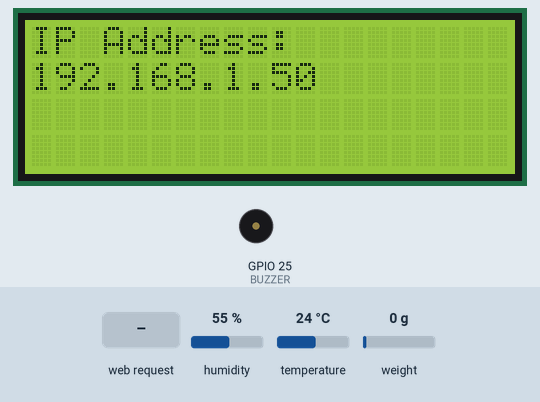
Simulated run of this sketch. Board: ESP32. Shown: 20×4 character LCD, buzzer (waves = sounding, pin HIGH). The test bench sets the inputs (shaded band); at power-on: humidity 55 %, temperature 24 °C, weight on the scale 0 g. WiFi joins after 1.5 s; servers stay silent unless stated; what the sketch prints to the serial monitor is not drawn.

Above: at 4.7 s.
4.8 s: HTTP request GET / received
At 5.7 s:
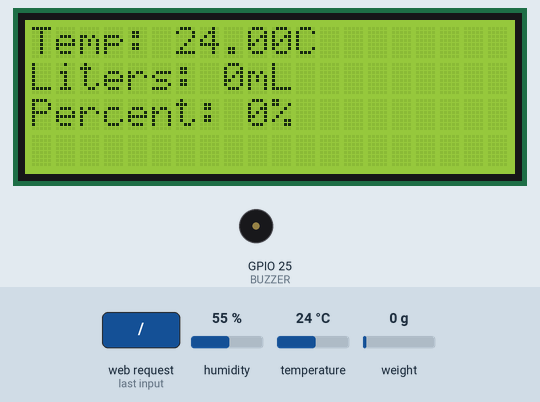
Timing chart, 0 to 7.8 s (numbered marks = the images above; inputs shaded):
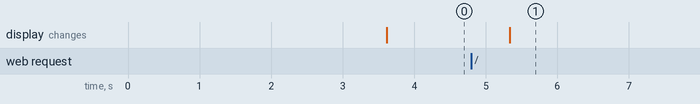

The sketch:

BIT_local.ino
```cpp
#include <WiFi.h>
#include <WebServer.h>
#include <LiquidCrystal_I2C.h>
#include "HX711.h"
#include <DHT.h>

const char *ssid = "Anandan";
const char *password = "12345678";

WebServer server(80);
LiquidCrystal_I2C lcd(0x27, 20, 4); // Adjust the I2C address if necessary
#define DOUT  23
#define CLK  19
#define BUZZER 25
HX711 scale;
#define DHTPIN 18
#define DHTTYPE DHT11
DHT dht(DHTPIN, DHTTYPE);

void setup() {
  Serial.begin(115200);
  lcd.init();
  lcd.backlight();
  pinMode(BUZZER, OUTPUT);
  Serial.println("Remove all weight from scale");
  scale.begin(DOUT, CLK);
  scale.set_scale();
  scale.tare();
  long zero_factor = scale.read_average();
  Serial.print("Zero factor: ");
  Serial.println(zero_factor);

  WiFi.mode(WIFI_STA);
  WiFi.begin(ssid, password);
  Serial.println("");

  while (WiFi.status() != WL_CONNECTED) {
    delay(500);
    Serial.print(".");
  }

  Serial.println("");
  Serial.print("Connected to ");
  Serial.println(ssid);
  Serial.print("IP address: ");
  Serial.println(WiFi.localIP());

  // Print IP address on LCD
  lcd.clear();
  lcd.setCursor(0, 0);
  lcd.print("IP Address:");
  lcd.setCursor(0, 1);
  lcd.print(WiFi.localIP());

  server.on("/", HTTP_GET, handleRoot);
  server.begin();
}

void loop() {
  server.handleClient();
  measureTemperature();
  measureWeight();
}

void handleRoot() {
  float temperature = dht.readTemperature();
  // Ensure positive value for temperature
  temperature = abs(temperature);

  float weight = scale.get_units(5);
  // Ensure positive value for weight
  weight = abs(weight);

  int liter = weight * 470;
  int val = map(liter, 0, 505, 0, 100);

  String page = "<html>\
    <head>\
      <meta http-equiv='refresh' content='5'/>\
      <meta name='viewport' content='width=device-width, initial-scale=1'>\
      <title>ESP32 IV Bag Monitor</title>\
      <style>\
        body { font-family: Arial, sans-serif; background-color: #f0f0f0; }\
        h1 { text-align: center; }\
        .reading { margin: 20px auto; max-width: 400px; background-color: #fff; border-radius: 10px; padding: 20px; box-shadow: 0px 0px 10px rgba(0,0,0,0.1); }\
        .gauge { position: relative; width: 100px; height: 100px; margin: 0 auto; }\
        .gauge .mask { position: absolute; top: 0; left: 0; width: 100%; height: 100%; border-radius: 50%; overflow: hidden; }\
      </style>\
      <script>\
        function updateGauge(percent) {\
          var fill = document.querySelector('.fill');\
          fill.style.transform = 'rotate(' + (percent * 1.8 - 45) + 'deg)';\
        }\
      </script>\
    </head>\
    <body>\
      <h1>ESP32 IV Bag Monitor</h1>\
      <div class='reading'>\
        <h2>Temperature</h2>\
        <p>Temperature: " + String(temperature) + " &deg;C</p>\
      </div>\
      <div class='reading'>\
        <h2>IV Bag</h2>\
        <p>Liters: " + String(liter) + " mL</p>\
        <div class='gauge'>\
          <div class='mask'></div>\
        </div>\
        <p>Percent: " + String(val) + " %</p>\
      </div>\
    </body>\
  </html>";

  server.send(200, "text/html", page);

  // Execute JavaScript to update gauge
  server.sendContent("<script>updateGauge(" + String(val) + ");</script>");

  // Display the temperature, liters, and percentage values on LCD
  lcd.clear();
  lcd.setCursor(0, 0);
  lcd.print("Temp: ");
  lcd.print(temperature);
  lcd.print("C");
  lcd.setCursor(0, 1);
  lcd.print("Liters: ");
  lcd.print(liter);
  lcd.print("mL");
  lcd.setCursor(0, 2);
  lcd.print("Percent: ");
  lcd.print(val);
  lcd.print("%");
}

void measureWeight() {
  float calibration_factor = 102500;
  scale.set_scale(calibration_factor);
}

void measureTemperature() {
  float tempC = dht.readTemperature();
  if (isnan(tempC)) {
    Serial.println("Failed to read from DHT sensor!");
    return;
  }
}
```

Measured:
- after the input at 4.8 s, the display: changes after 0.54 s (image 1)
